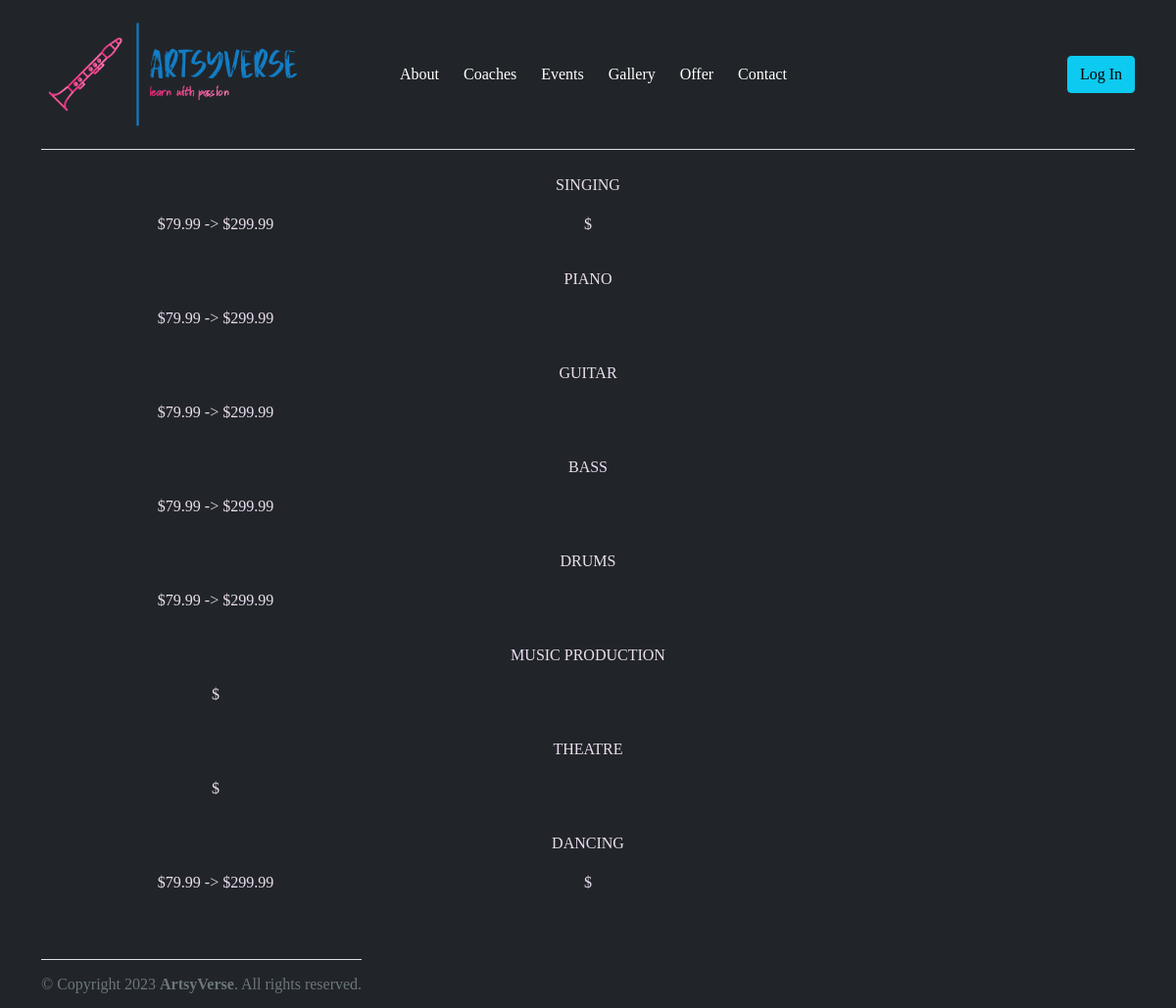
Page /offer/ on the committed database.
### main/models.py (models this page shows, shortened)
class BaseModel(models.Model):
    objects = models.Manager()
    class Meta:
        abstract = True

class Offer(BaseModel):
    name = models.CharField(max_length=20)
    type = models.CharField(max_length=30)
    level = models.CharField(max_length=30)
    option = models.CharField(max_length=30, blank=True, null=True)
    single_class_price = models.FloatField(blank=True, null=True)
    monthly_class_price = models.FloatField(blank=True, null=True)
    class Meta:
        verbose_name_plural = 'Offer'

### main/views.py (the view)
# urls.py: path('offer/', views.get_offer, name='get-offer'),
def get_offer(request):
    grouped_offer = {}
    for item in models.ClassCategory.objects.all():
        for offer in models.Offer.objects.all():
            if item.name.lower() == offer.name.lower():
                grouped_offer[item.name.upper()] = grouped_offer.get(item.name.upper(), {})
                if offer.type == 'individual':
                    grouped_offer[item.name.upper()]['individual'] = grouped_offer[item.name.upper()].get('individual', []) + [offer]
                else:
                    grouped_offer[item.name.upper()]['group'] = grouped_offer[item.name.upper()].get('group', []) + [offer]
    return render(request, 'main/main_page/get_offer.html',
                  {'navbar': NAVBAR, 'grouped_offer': grouped_offer})

### main/templates/main/main_page/get_offer.html (shortened to what this page needs)
<!DOCTYPE html>
{% extends 'main/base.html' %}
{% block content %}
<div class="container">
    {% for name, offer_list in grouped_offer.items %}
    <p class="text-center">{{ name }}</p>
    <div class="row row-cols-md-3 mb-3 text-center">
        {% for type, offer in offer_list.items %}
        {% if type == 'individual' %}
        <div class="col">
            {% for item in offer %}
            <p>${{ item.single_class_price }} -> ${{ item.monthly_class_price }}<br></p>
            {% endfor %}
        </div>
        {% else %}
        <div class="col">
            <p>${{ item.monthly_class_price }}<br></p>
        </div>
        {% endif %}
        {% endfor %}
    </div>
    {% endfor %}
</div>
{% endblock %}

### rows in the picture
Offer: single_class_price "79.99", monthly_class_price "299.99"
Offer: single_class_price "79.99", monthly_class_price "299.99"
Offer: single_class_price "79.99", monthly_class_price "299.99"
Offer: single_class_price "79.99", monthly_class_price "299.99"
Offer: single_class_price "79.99", monthly_class_price "299.99"
Offer: single_class_price "79.99", monthly_class_price "299.99"

### other values in the picture
{{ nav }} "About" "Coaches" "Events" "Gallery" "Offer" "Contact"
{{ name }} "SINGING" "PIANO" "GUITAR" "BASS" "DRUMS" "MUSIC PRODUCTION" "THEATRE" "DANCING"
